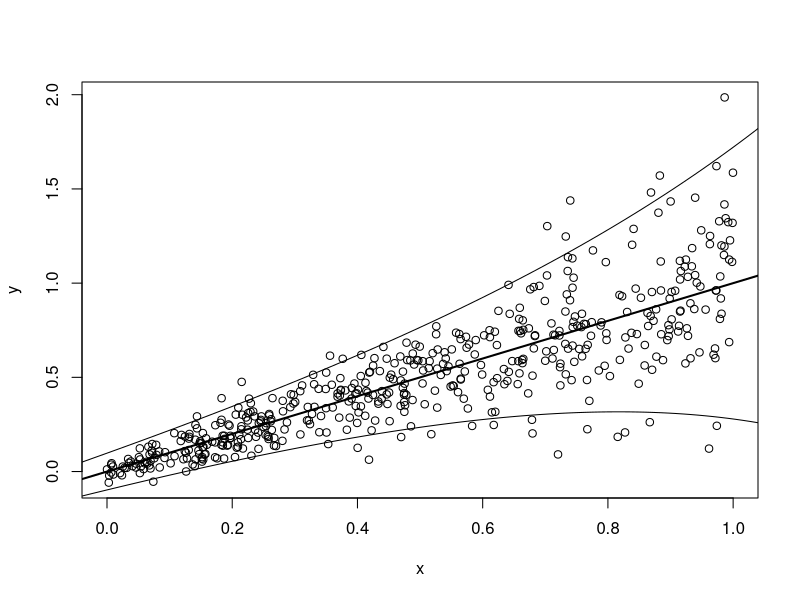

Recreate this plot in R.
## ---- chunk 1
knitr::opts_chunk$set(
  collapse = TRUE,
  comment = "#>",
  fig.path = "man/figures/README-",
  out.width = "100%"
)

set.seed(1337)
## ---- chunk 2
n <- 500
x <- runif(n)
y <- x + rnorm(n, sd = exp(-3 + 2 * x))
plot(x, y)
abline(0, 1, lwd = 2)
curve(x + 1.96 * exp(-3 + 2 * x), -0.1, 1.1, add = TRUE)
curve(x - 1.96 * exp(-3 + 2 * x), -0.1, 1.1, add = TRUE)
## ---- chunk 3
#install.packages("devtools")
#devtools::install_gitlab("asp20/asp20model", host = "gitlab.gwdg.de")
#devtools::install_gitlab("asp20/asp20boost", host = "gitlab.gwdg.de")
## ---- chunk 4
# library(asp20boost)
# model <- LocationScaleRegressionBoost$new(y ~ x, ~ x)
# gradient_boost(model, 
#               stepsize = 0.001, maxit = 10000,
#               abstol = 0.001,
#               verbose = FALSE)
# 
# 
# 
# plot(x, y)
# lines(x,model$fitted_location)
# #For a 95% confidence interval, the value c = 1.96 is agood approximation
# curve(x + 1.96 * exp(model$gamma[1]+model$gamma[2]*x), -0.1, 1.1, add = TRUE)
# curve(x - 1.96 * exp(model$gamma[1]+model$gamma[2]*x), -0.1, 1.1, add = TRUE)

